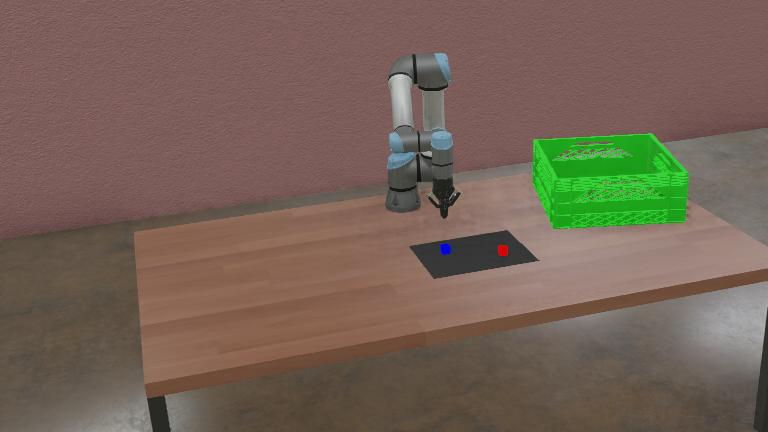
#> input picture worlds/.hw2_ur5e.jpg, 768 x 432 px
$ python -i your_code_here.py   (imports and definitions only)
#> lines starting #> are read from the running program, lines starting #| are printed output that depends on the picture; after the words box and inside, x2 and y2 are one past the last pixel; in counts of white or black regions, pixels touching at a corner belong together
#> further down, picture is the input picture: shape (432, 768, 3); mean B, G, R 85.9, 98.8, 116.6
# you may find all of these packages helpful!
from kinematic_helpers import *
from scipy.spatial.transform import Rotation as R
import numpy as np
import cv2

# ============================================================================
# KINEMATICS FUNCTIONS
# ============================================================================

# [124 lines left out: functions get_full_fk, get_jacobian, move_to_position, not called in this run]

# ============================================================================
# HARDCODED REFERENCE POSES
# ============================================================================

# SEARCH_BLOCKS - Overhead view of block area (also used as starting position)
POSE_SEARCH_BLOCKS = {
    'q': [-0.2, -1.4, 1.4, -1.55, -1.57, -0.2],
    #'q': [-0.1, -1.5, 1.2, -1.3, -1.57, -0.1],  # TUNE THESE
    'gripper': False,
    'description': 'High overhead position to see blocks'
}

# OVER_BIN - Position above bin for dropping
POSE_OVER_BIN = {
    'q': [1.0, -1.05, 1.0, -1.2, -0.57, 0.0],  # TUNE THESE
    'gripper': True,
    'description': 'Above bin, ready to release'
}

# Critical Heights
HEIGHTS = {
    'search_height': 0.5,      # Height for searching (m)
    'approach_height': 0.15,   # Height before descent (m)
    'grasp_height': 0.165,     # Height to close gripper (m)
    'lift_height': 0.6,        # Safe carry height (m)
    'bin_drop_height': 0.5,    # Height above bin (m)
}

# ============================================================================
# VISION PARAMETERS
# ============================================================================

# HSV color ranges (tune as needed)
HSV_RED_LOWER = np.array([0, 100, 100])
HSV_RED_UPPER = np.array([10, 255, 255])

HSV_BLUE_LOWER = np.array([100, 160, 100])  # Saturation 160 to filter out brown table
HSV_BLUE_UPPER = np.array([130, 255, 255])

# Minimum contour area to filter noise (pixels)
MIN_CONTOUR_AREA = 100

# Wait time for robot to reach search pose (timesteps)
SEARCH_POSE_WAIT_TIME = 100

# ============================================================================
# ALIGNMENT PARAMETERS
# ============================================================================

# Coarse alignment - large moves, sequential X then Y
COARSE_STEP_SIZE = 0.02        # 2cm per move
COARSE_TOLERANCE_X = 30        # ±30 pixels in X
COARSE_TOLERANCE_Y = 30        # ±30 pixels in Y
REQUIRED_ALIGN_FRAMES = 5      # Require 5 consecutive frames within tolerance

# Fine alignment - two-phase approach (Sprint 7)
# Phase A: Pre-alignment descent to approach height
APPROACH_HEIGHT = 0.25         # Height to descend to before fine align (m)
PRE_DESCENT_STEP = 0.004       # 4mm per step (same as final descent)
PRE_DESCENT_WAIT = 5           # Timesteps between descent steps

# Phase B: Fine alignment at lower height
FINE_STEP_SIZE = 0.003          # 1cm per move
FINE_TOLERANCE_X = 3          # ±40 pixels in X
FINE_TOLERANCE_Y = 3         # ±120 pixels in Y (loose to avoid oscillation)
MAX_FINE_ATTEMPTS = 150         # Force descent after this many attempts

# Move timing
MOVE_SETTLE_TIME = 20          # Timesteps to wait between moves

# ============================================================================
# DESCENT PARAMETERS (Sprint 8)
# ============================================================================

# Final descent from approach_height to grasp_height
DESCENT_STEP_SIZE = 0.004      # 4mm per step
DESCENT_WAIT_TIME = 15          # Timesteps between descent steps
GRASP_HEIGHT = HEIGHTS['grasp_height']  # 0.16m - height to close gripper

# ============================================================================
# GRASP PARAMETERS (Sprint 9)
# ============================================================================

# Grasp duration - how long to hold position while closing gripper
GRASP_DURATION = 92            # Timesteps (~1.0 seconds at 62.5 Hz)

# ============================================================================
# LIFT PARAMETERS (Sprint 10)
# ============================================================================

# Lift motion - symmetric with descent for smooth operation
LIFT_STEP_SIZE = 0.004         # 4mm per step (same as descent)
LIFT_WAIT_TIME = 3             # Timesteps between lift steps (same as descent)
LIFT_HEIGHT = HEIGHTS['lift_height']  # 0.6m - safe carry height

# ============================================================================
# CARRY PARAMETERS (Sprint 11)
# ============================================================================

# Carry to bin - smooth Cartesian motion
CARRY_MAX_STEP = 0.01          # 1cm max step per timestep for smooth motion
CARRY_ARRIVAL_THRESHOLD = 0.05 # 5cm - consider arrived when within this distance
CARRY_SETTLE_TIME = 62         # Timesteps to wait after arrival (~1 second)

# ============================================================================
# RELEASE PARAMETERS (Sprint 12)
# ============================================================================

# Release duration - how long to hold position while opening gripper
RELEASE_DURATION = 62          # Timesteps (~1 second at 62.5 Hz)

# ============================================================================
# VISUAL SERVOING PARAMETERS
# ============================================================================

# Target pixel position (where we want the block to appear in the image)
# Camera is offset 0.05m ahead in +Y, so target is right of center to compensate
TARGET_CX = 380  # Horizontal target (for coarse alignment)
TARGET_CY = 240  # Vertical target (for coarse alignment)

# Fine alignment targets (tune these independently to center gripper over block)
# Image dimensions: 640 wide x 480 tall
# Center would be: (320, 240)
FINE_TARGET_CX = 440  # Horizontal target for fine alignment - TUNE THIS
FINE_TARGET_CY = 240  # Vertical target for fine alignment - TUNE THIS

# Pixel-to-meter scale factor (TUNE THIS)
# Approximate: at 0.5m height, 1 pixel ≈ 0.0002m
PIXEL_TO_METER_SCALE = 0.0002

# ============================================================================
# VISUAL SERVOING FUNCTIONS
# ============================================================================

# [43 lines left out: functions compute_pixel_error, pixel_to_robot_motion, not called in this run]

# ============================================================================
# VISION FUNCTIONS
# ============================================================================

def process_image(bgr_image, color='red'):
    """
    Detect colored block in image and return centroid

    Args:
        bgr_image: (H, W, 3) BGR image from camera
        color: 'red' or 'blue'

    Returns:
        (cx, cy, detected): pixel coordinates and detection flag
        If not detected, returns (None, None, False)
    """
#> called with color = 'red'
    if bgr_image is None:
        return None, None, False

    # Convert BGR to HSV
    hsv = cv2.cvtColor(bgr_image, cv2.COLOR_BGR2HSV)
#> hsv: shape (432, 768, 3); mean H, S, V 13.6, 73.7, 122

    # Select color range
    if color == 'red':
        # Red wraps around in HSV (0-10 and 170-180)
        # Use high saturation (160) to filter out brown table
        lower1 = np.array([0, 160, 100])      # Lower red range (0-10 hue)
        upper1 = np.array([10, 255, 255])
        lower2 = np.array([170, 160, 100])    # Upper red range (170-180 hue)
        upper2 = np.array([180, 255, 255])

        # Create two masks and combine them
        mask1 = cv2.inRange(hsv, lower1, upper1)
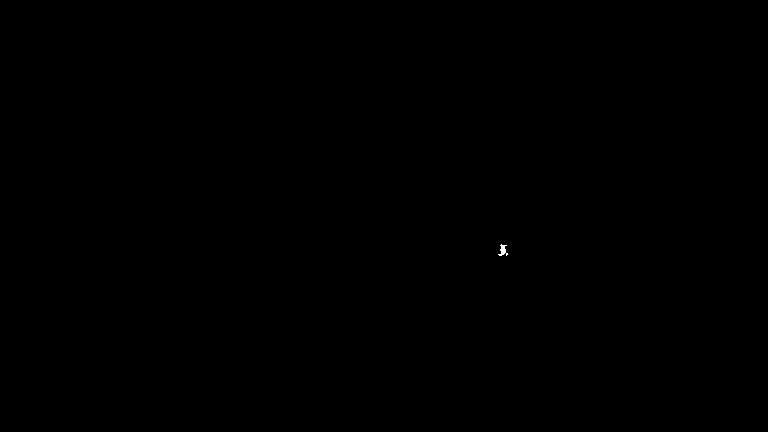
#> mask1: shape (432, 768); 0.02% white; 1 white region, box (x1, y1, x2, y2) and area: (498, 244, 508, 256) 60
        mask2 = cv2.inRange(hsv, lower2, upper2)
#> mask2: shape (432, 768); 0.01% white in thin lines or dots, all inside (x1, y1, x2, y2) = (498, 245, 509, 256)
        mask = cv2.add(mask1, mask2)  # Combine both red ranges
#> mask: shape (432, 768); 0.03% white; 1 white region, box (x1, y1, x2, y2) and area: (498, 244, 509, 256) 109
    elif color == 'blue':
        lower = HSV_BLUE_LOWER
        upper = HSV_BLUE_UPPER
        mask = cv2.inRange(hsv, lower, upper)
    else:
        return None, None, False

    # Optional: Morphological operations to clean up mask
    kernel = np.ones((5, 5), np.uint8)
    mask = cv2.morphologyEx(mask, cv2.MORPH_CLOSE, kernel)
    mask = cv2.morphologyEx(mask, cv2.MORPH_OPEN, kernel)
#> mask: shape (432, 768); 0.03% white; 1 white region, box (x1, y1, x2, y2) and area: (498, 245, 508, 256) 107

    # Find contours
    contours, _ = cv2.findContours(mask, cv2.RETR_EXTERNAL, cv2.CHAIN_APPROX_SIMPLE)
#> contours = 1 item

    if len(contours) == 0:
        return None, None, False

    # Find largest contour
    largest_contour = max(contours, key=cv2.contourArea)
#> largest_contour = [[498, 245], [498, 254], [499, 255], [506, 255], [507, 254], [507, 246], [506, 245]]
    area = cv2.contourArea(largest_contour)
#> area = 88.5

    # Check if contour is large enough
    if area < MIN_CONTOUR_AREA:
        return None, None, False

    # Calculate centroid
    M = cv2.moments(largest_contour)
    if M['m00'] == 0:
        return None, None, False

    cx = int(M['m10'] / M['m00'])
    cy = int(M['m01'] / M['m00'])

    # ============ VISUALIZATION FOR DEBUGGING ============
    # Create a copy of the image for drawing
    vis_image = bgr_image.copy()

    # Draw target position (green) - where we want the block to be
    cv2.circle(vis_image, (TARGET_CX, TARGET_CY), 8, (0, 255, 0), 2)  # Green circle
    cv2.drawMarker(vis_image, (TARGET_CX, TARGET_CY), (0, 255, 0), cv2.MARKER_CROSS, 15, 2)
    cv2.putText(vis_image, "TARGET", (TARGET_CX + 10, TARGET_CY - 10),
                cv2.FONT_HERSHEY_SIMPLEX, 0.5, (0, 255, 0), 1)

    # Draw actual center of image (cyan) - for reference
    center_x, center_y = 320, 240
    cv2.circle(vis_image, (center_x, center_y), 5, (255, 255, 0), 2)  # Cyan circle
    cv2.putText(vis_image, "CENTER", (center_x + 10, center_y + 20),
                cv2.FONT_HERSHEY_SIMPLEX, 0.5, (255, 255, 0), 1)

    # Draw detected block position (red)
    cv2.circle(vis_image, (cx, cy), 8, (0, 0, 255), 2)  # Red circle
    cv2.drawMarker(vis_image, (cx, cy), (0, 0, 255), cv2.MARKER_CROSS, 15, 2)
    cv2.putText(vis_image, f"{color.upper()} ({cx},{cy})", (cx + 10, cy - 10),
                cv2.FONT_HERSHEY_SIMPLEX, 0.5, (0, 0, 255), 1)

    # Show the visualization window
    cv2.imshow('Vision Debug', vis_image)
    cv2.waitKey(1)  # Required for window to update
    # ====================================================

    return cx, cy, True

# ============================================================================
# STATE CONSTANTS
# ============================================================================

# Red block states (0-7)
STATE_SEARCH_RED = 0
STATE_COARSE_ALIGN_RED = 1
STATE_FINE_ALIGN_RED = 2
STATE_DESCEND_RED = 3
STATE_GRASP_RED = 4
STATE_LIFT_RED = 5
STATE_CARRY_RED = 6
STATE_RELEASE_RED = 7

# Blue block states (8-15)
STATE_SEARCH_BLUE = 8
STATE_COARSE_ALIGN_BLUE = 9
STATE_FINE_ALIGN_BLUE = 10
STATE_DESCEND_BLUE = 11
STATE_GRASP_BLUE = 12
STATE_LIFT_BLUE = 13
STATE_CARRY_BLUE = 14
STATE_RELEASE_BLUE = 15

# Completion state
STATE_DONE = 99

# Test states
STATE_TEST_HARDCODED_MOVE = 100
STATE_TEST_IK_CARTESIAN = 101

# State names for debugging
STATE_NAMES = {
    0: "SEARCH_RED",
    1: "COARSE_ALIGN_RED",
    2: "FINE_ALIGN_RED",
    3: "DESCEND_RED",
    4: "GRASP_RED",
    5: "LIFT_RED",
    6: "CARRY_RED",
    7: "RELEASE_RED",
    8: "SEARCH_BLUE",
    9: "COARSE_ALIGN_BLUE",
    10: "FINE_ALIGN_BLUE",
    11: "DESCEND_BLUE",
    12: "GRASP_BLUE",
    13: "LIFT_BLUE",
    14: "CARRY_BLUE",
    15: "RELEASE_BLUE",
    99: "DONE",
    100: "TEST_HARDCODED_MOVE",
    101: "TEST_IK_CARTESIAN"
}

# ============================================================================
# MAIN CONTROLLER CLASS
# ============================================================================

class RobotPlacerWithVision():
    # [1166 lines left out: functions __init__, getRobotCommand, transition_to_state, not called in this run]

>>> import cv2
>>> picture = cv2.imread('../../worlds/.hw2_ur5e.jpg')
>>> result = process_image(picture)

$ run again, on worlds/.hw3_panda.jpg
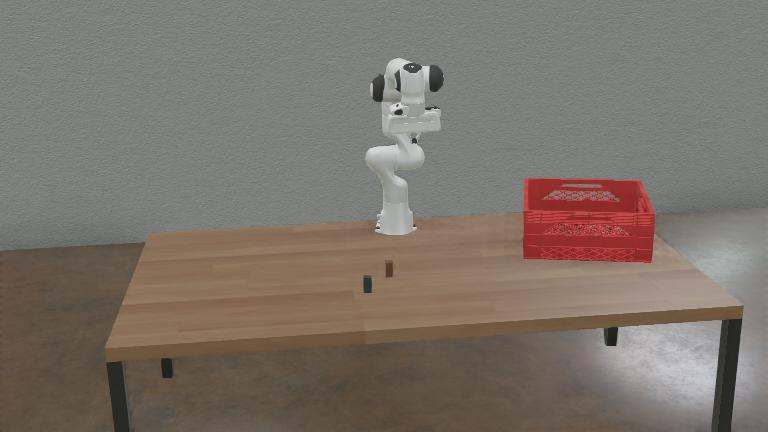
#> input picture worlds/.hw3_panda.jpg, 768 x 432 px
#> picture is the input picture: shape (432, 768, 3); mean B, G, R 107.1, 115.1, 124.3
#> hsv: shape (432, 768, 3); mean H, S, V 36.1, 38.1, 125.4
#> in process_image, `mask1 = cv2.inRange(hsv, lower1, upper1)`:
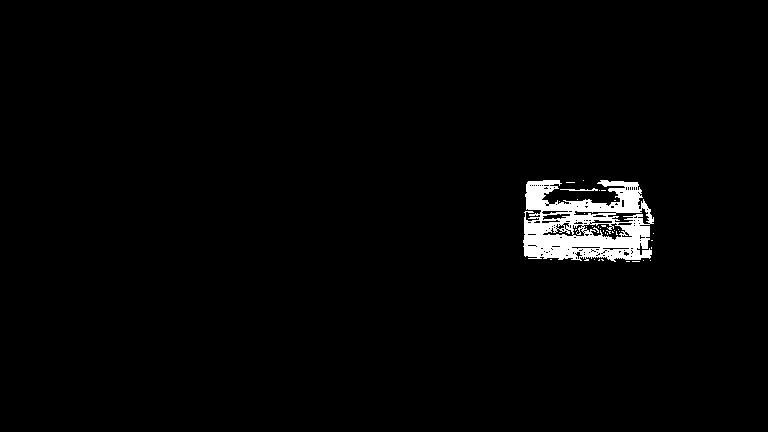
#> mask1: shape (432, 768); 2% white; 37 white regions (35 under 20 px), largest, box (x1, y1, x2, y2) and area: (523, 180, 654, 262) 6596, (560, 188, 598, 191) 57
#> mask2: shape (432, 768); 0.29% white in thin lines or dots, all inside (x1, y1, x2, y2) = (525, 179, 654, 261)
#> contours = 1 contour; box (x1, y1, x2, y2) and area: (523, 179, 654, 262) 8955
#> largest_contour = contour of 128 points, box (x1, y1, x2, y2) (523, 179, 654, 262), area 8955
#> area = 8955
#> M = moments, m00 8955, centre m10/m00, m01/m00 = (587.2, 222.9)
#> cx = 587
#> cy = 222
#> in process_image, `cv2.putText(vis_image, f"{color.upper()} ({cx},{cy})", (cx + 10, cy - ..`:
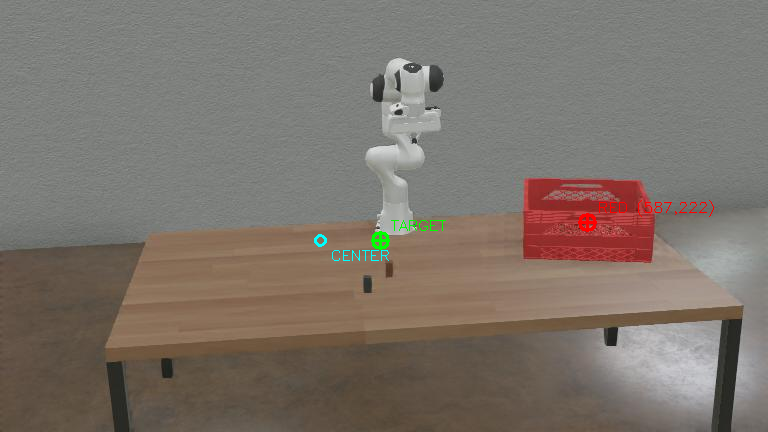
#> vis_image: shape (432, 768, 3); mean B, G, R 107, 115.2, 124.2
#> result = (587, 222, True)
